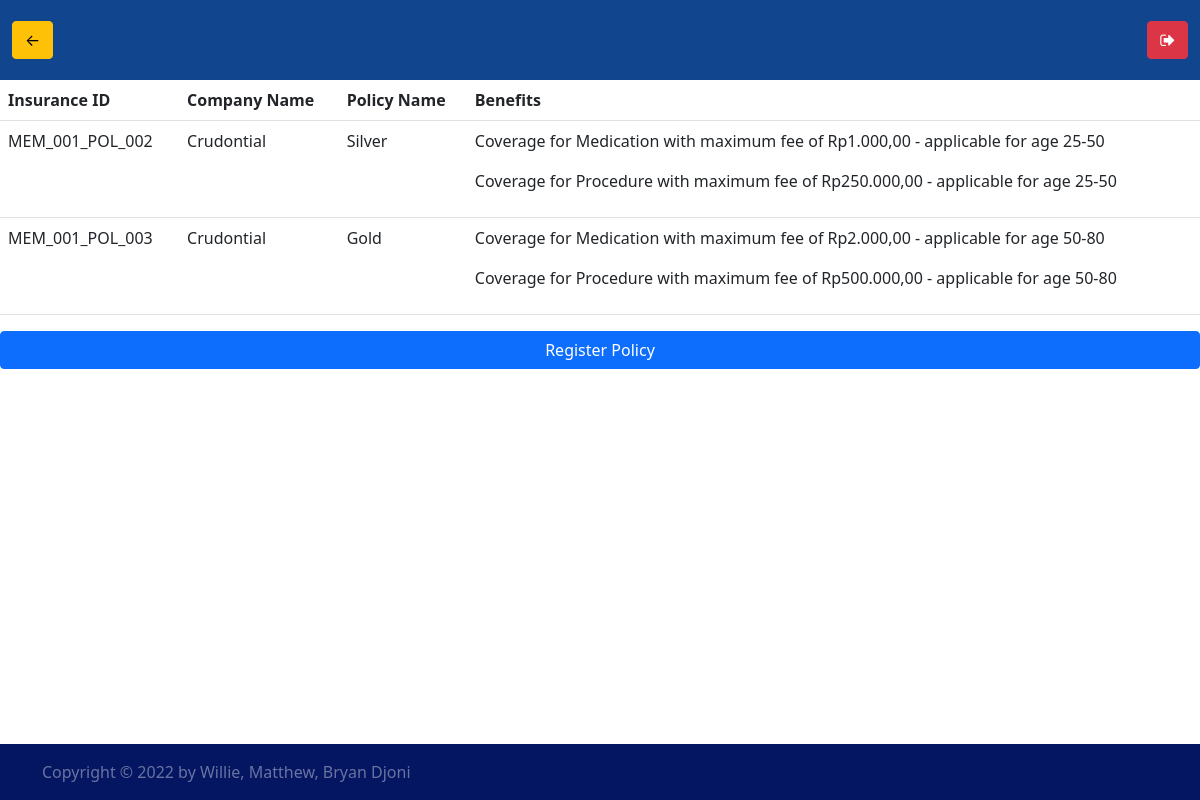
Screenshot of /insurances (signed in) with the database file from the repository.
### aegisCorp/models/insuranceModel.py (models this page shows)
class CustomerInsurance(db.Model):
    __tablename__ = 'customerInsurances'
    member = relationship("Customer", back_populates='insurances')
    member_id = db.Column(db.Integer, db.ForeignKey('customers.id'), primary_key=True)
    policy = relationship("InsurancePolicy", back_populates='customer_insurances')
    policy_id = db.Column(db.Integer, db.ForeignKey('policies.id'), primary_key=True)
    expiration_date = db.Column(db.DateTime, nullable=False)

class InsuranceCompany(db.Model):
    __tablename__ = 'companies'
    id = db.Column(db.Integer, primary_key=True)
    name = db.Column(db.String(255), unique=True, nullable=False)
    staffs = relationship("InsuranceStaff", back_populates='company')
    policies = relationship("InsurancePolicy", back_populates='company')

class InsurancePolicy(db.Model):
    __tablename__ = 'policies'
    id = db.Column(db.Integer, primary_key=True)
    name = db.Column(db.String(255), unique=True, nullable=False)
    company = relationship("InsuranceCompany", back_populates='policies')
    company_id = db.Column(db.Integer, db.ForeignKey('companies.id'), primary_key=True)
    benefits = relationship("PolicyBenefit", back_populates='policy')
    customer_insurances = relationship("CustomerInsurance", back_populates='policy')

### aegisCorp/routes/customer.py (the view)
@customer.route("/insurances")
@customer_only
def get_insurances():
    user = user_models.get("Customer").query.filter_by(user_id=current_user.id).first()
    insurances = CustomerInsurance.query.filter_by(member_id=user.id)
    return render_template("customer.html", insurances=insurances, purpose='show')

### aegisCorp/utils/filters/insurance.py (called while the page is built)
def format_insurance_id(insurance):
    return f"MEM_{format_id(insurance.member_id)}_POL_{format_id(insurance.policy_id)}"

def get_insurance_benefits(insurance):
    return [f"Coverage for {benefit.benefit.type.name.capitalize()} \
        with maximum fee of {currency(benefit.benefit.price_limit)} - \
        applicable for age {benefit.benefit.min_age}-{benefit.benefit.max_age}"
        for benefit in insurance.policy.benefits
    ]

def get_insurance_company(insurance):
    return insurance.policy.company.name

def get_insurance_policy(insurance):
    return insurance.policy.name

### aegisCorp/utils/filters/utils.py (called while the page is built)
def currency(price:int):
    price_str = str(price)
    prefix_index = len(price_str)%3 if len(price_str)%3!=0 else 3
    prefix = price_str[:prefix_index]
    suffix = price_str[prefix_index:]
    return 'Rp' + prefix +''.join(["." + suffix[i*3:3*i+3] for i in range(len(price_str)//3) if suffix[i*3:i*3+3]!='']) + ',00'

def format_id(id):
    count = len(str(id))
    return "0"*(3-count) + str(id)

### aegisCorp/templates/customer.html (shortened to what this page needs)
{% extends "./layout.html" %}
{% block back_button %}
    <a href="{{url_for('views.home')}}" class="btn btn-warning">&larr;</a>
{% endblock %}
{% block content %}
    {% if purpose == 'add' %}
    <form action="{{url_for('customer.add_insurance')}}" method="post">
        {{form.csrf_token}}
        {% with messages = get_flashed_messages() %}
            {% if messages: %}
            <p style="color:red;">{{messages[0]}}</p>
            {% endif %}
        {% endwith %}
        <div class="mb-3">
            <label class="form-label">{{form.insurance_id.label}}</label>
            {{form.insurance_id(class='form-control')}}
        </div>
        {{form.submit(class="btn btn-primary float-end")}}
    </form>
    {% elif purpose =='show' %}
    <table class="table">
        <tr>
            <th>Insurance ID</th>
            <th>Company Name</th>
            <th>Policy Name</th>
            <th>Benefits</th>
        </tr>
        {% if insurances.count() == 0 %}
        <tr>
            <td colspan="4"><h3>No Insurance!</h3></td>
        </tr>
        {% else %}
        {% for insurance in insurances: %}
        <tr>
            <td>{{insurance | format_insurance_id}}</td>
            <td>{{insurance | get_insurance_company}}</td>
            <td>{{insurance | get_insurance_policy}}</td>
            <td>
                {% for benefit in insurance | get_insurance_benefits %}
                <p>{{benefit}}</p>
                {% endfor %}
            </td>
        </tr>
        {% endfor %}
        {% endif %}
    </table>
    <a href="{{url_for('customer.add_insurance')}}" class="btn btn-primary float-end">Register Policy</a>
    {% endif %}
{% endblock %}

### aegisCorp/templates/layout.html (shortened to what this page needs)
<!DOCTYPE html>
<html lang="en">
<head>
    <link href="https://cdn.jsdelivr.net/npm/bootstrap@5.1.0/dist/css/bootstrap.min.css" rel="stylesheet">
    <link rel="stylesheet" href="https://pro.fontawesome.com/releases/v5.10.0/css/all.css"/>
    <link rel="stylesheet" href="https://cdnjs.cloudflare.com/ajax/libs/font-awesome/4.7.0/css/font-awesome.min.css">
    <link rel="stylesheet" href="{{url_for('static', filename='css/styles.css')}}">
</head>
<body class="d-flex flex-column h-100">
    <header class="container-fluid header d-flex justify-content-between align-items-center">
        {% block back_button %}{% endblock %}
        {% if current_user.is_authenticated %}
            <div class="btn btn-danger align-self-center ml-auto">
                <a href="{{url_for('auth.logout')}}" class="fa">&#xf08b;</a>
            </div>
        {% endif %}
    </header>
    {% block content %}{% endblock %}
    <footer class="footer mt-auto py-3">
        <div class="container">
            <span>Copyright &#169; 2022 by Willie, Matthew, Bryan Djoni</span>
        </div>
    </footer>
</body>
</html>
</body>
</html>

### aegisCorp/static/css/styles.css (style rules this page uses)
body { min-width: 100vw; width:100vw; min-height: 100vh; height:100vh; }
body header div a { text-decoration: none; color: white; right: 0; }
.header { background-color: rgb(17, 70, 143); height: 5em; }
footer { background-color: rgb(4, 21, 98); color: white; }
footer div span { opacity: 0.4; }

### rows the page displays
CustomerInsurance: member+policy "MEM_001_POL_002", name "Crudontial", name "Silver", get_insurance_benefits "Coverage for Medication with maximum fee of Rp1.000,00 - applicable for age 25-50" "Coverage for Procedure with maximum fee of Rp250.000,00 - applicable for age 25-50"
CustomerInsurance: member+policy "MEM_001_POL_003", name "Crudontial", name "Gold", get_insurance_benefits "Coverage for Medication with maximum fee of Rp2.000,00 - applicable for age 50-80" "Coverage for Procedure with maximum fee of Rp500.000,00 - applicable for age 50-80"
